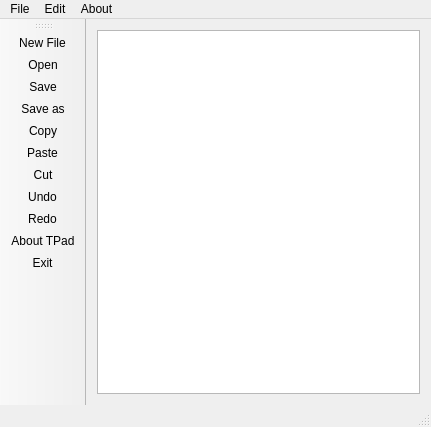
<?xml version="1.0" encoding="UTF-8"?>
<ui version="4.0">
 <class>MainWindow</class>
 <widget class="QMainWindow" name="MainWindow">
  <property name="geometry">
   <rect>
    <x>0</x>
    <y>0</y>
    <width>431</width>
    <height>427</height>
   </rect>
  </property>
  <property name="windowTitle">
   <string>MainWindow</string>
  </property>
  <property name="windowIcon">
   <iconset resource="icons.qrc">
    <normaloff>:/icons/icons/icon.png</normaloff>:/icons/icons/icon.png</iconset>
  </property>
  <widget class="QWidget" name="centralWidget">
   <layout class="QHBoxLayout" name="horizontalLayout">
    <item>
     <widget class="QPlainTextEdit" name="plainTextEdit"/>
    </item>
   </layout>
  </widget>
  <widget class="QMenuBar" name="menuBar">
   <property name="geometry">
    <rect>
     <x>0</x>
     <y>0</y>
     <width>431</width>
     <height>20</height>
    </rect>
   </property>
   <widget class="QMenu" name="menuFile">
    <property name="title">
     <string>File</string>
    </property>
    <addaction name="actionNew_File"/>
    <addaction name="actionOpen"/>
    <addaction name="actionSave"/>
    <addaction name="actionSave_as"/>
    <addaction name="actionExit"/>
   </widget>
   <widget class="QMenu" name="menuEdit">
    <property name="title">
     <string>Edit</string>
    </property>
    <addaction name="actionCopy"/>
    <addaction name="actionPaste"/>
    <addaction name="actionCut"/>
    <addaction name="actionUndo"/>
    <addaction name="actionRedo"/>
   </widget>
   <widget class="QMenu" name="menuAbout">
    <property name="title">
     <string>About</string>
    </property>
    <addaction name="actionAbout_TPad"/>
   </widget>
   <addaction name="menuFile"/>
   <addaction name="menuEdit"/>
   <addaction name="menuAbout"/>
  </widget>
  <widget class="QToolBar" name="mainToolBar">
   <attribute name="toolBarArea">
    <enum>LeftToolBarArea</enum>
   </attribute>
   <attribute name="toolBarBreak">
    <bool>false</bool>
   </attribute>
   <addaction name="actionNew_File"/>
   <addaction name="actionOpen"/>
   <addaction name="actionSave"/>
   <addaction name="actionSave_as"/>
   <addaction name="actionCopy"/>
   <addaction name="actionPaste"/>
   <addaction name="actionCut"/>
   <addaction name="actionUndo"/>
   <addaction name="actionRedo"/>
   <addaction name="actionAbout_TPad"/>
   <addaction name="actionExit"/>
  </widget>
  <widget class="QStatusBar" name="statusBar"/>
  <action name="actionOpen">
   <property name="icon">
    <iconset resource="icons.qrc">
     <normaloff>:/icons/icons/Open.png</normaloff>:/icons/icons/Open.png</iconset>
   </property>
   <property name="text">
    <string>Open...</string>
   </property>
   <property name="shortcut">
    <string>Ctrl+O</string>
   </property>
  </action>
  <action name="actionSave">
   <property name="icon">
    <iconset resource="icons.qrc">
     <normaloff>:/icons/icons/Save.png</normaloff>:/icons/icons/Save.png</iconset>
   </property>
   <property name="text">
    <string>Save</string>
   </property>
   <property name="shortcut">
    <string>Ctrl+S</string>
   </property>
  </action>
  <action name="actionSave_as">
   <property name="icon">
    <iconset resource="icons.qrc">
     <normaloff>:/icons/icons/Save as.png</normaloff>:/icons/icons/Save as.png</iconset>
   </property>
   <property name="text">
    <string>Save as...</string>
   </property>
   <property name="shortcut">
    <string>Ctrl+Shift+S</string>
   </property>
  </action>
  <action name="actionExit">
   <property name="icon">
    <iconset resource="icons.qrc">
     <normaloff>:/icons/icons/Exit.png</normaloff>:/icons/icons/Exit.png</iconset>
   </property>
   <property name="text">
    <string>Exit</string>
   </property>
   <property name="shortcut">
    <string>Ctrl+Q</string>
   </property>
  </action>
  <action name="actionCopy">
   <property name="icon">
    <iconset resource="icons.qrc">
     <normaloff>:/icons/icons/Copy.png</normaloff>:/icons/icons/Copy.png</iconset>
   </property>
   <property name="text">
    <string>Copy</string>
   </property>
   <property name="shortcut">
    <string>Ctrl+C</string>
   </property>
  </action>
  <action name="actionPaste">
   <property name="icon">
    <iconset resource="icons.qrc">
     <normaloff>:/icons/icons/Paste.png</normaloff>:/icons/icons/Paste.png</iconset>
   </property>
   <property name="text">
    <string>Paste</string>
   </property>
   <property name="shortcut">
    <string>Ctrl+V</string>
   </property>
  </action>
  <action name="actionCut">
   <property name="icon">
    <iconset resource="icons.qrc">
     <normaloff>:/icons/icons/Cut.png</normaloff>:/icons/icons/Cut.png</iconset>
   </property>
   <property name="text">
    <string>Cut</string>
   </property>
   <property name="shortcut">
    <string>Ctrl+X</string>
   </property>
  </action>
  <action name="actionUndo">
   <property name="icon">
    <iconset resource="icons.qrc">
     <normaloff>:/icons/icons/Undo.png</normaloff>:/icons/icons/Undo.png</iconset>
   </property>
   <property name="text">
    <string>Undo</string>
   </property>
   <property name="shortcut">
    <string>Ctrl+Z</string>
   </property>
  </action>
  <action name="actionRedo">
   <property name="icon">
    <iconset resource="icons.qrc">
     <normaloff>:/icons/icons/Redo.png</normaloff>:/icons/icons/Redo.png</iconset>
   </property>
   <property name="text">
    <string>Redo</string>
   </property>
   <property name="shortcut">
    <string>Ctrl+Shift+Z</string>
   </property>
  </action>
  <action name="actionAbout_TPad">
   <property name="icon">
    <iconset resource="icons.qrc">
     <normaloff>:/icons/icons/About.png</normaloff>:/icons/icons/About.png</iconset>
   </property>
   <property name="text">
    <string>About TPad</string>
   </property>
  </action>
  <action name="actionNew_File">
   <property name="icon">
    <iconset resource="icons.qrc">
     <normaloff>:/icons/icons/New.png</normaloff>:/icons/icons/New.png</iconset>
   </property>
   <property name="text">
    <string>New File</string>
   </property>
   <property name="shortcut">
    <string>Ctrl+N</string>
   </property>
  </action>
 </widget>
 <layoutdefault spacing="6" margin="11"/>
 <resources>
  <include location="icons.qrc"/>
 </resources>
 <connections/>
</ui>
